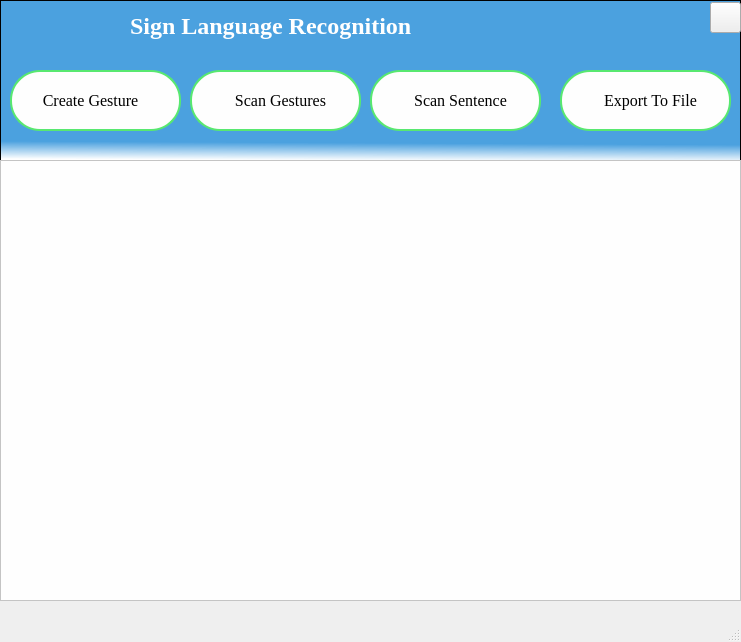
<?xml version="1.0" encoding="UTF-8"?>
<ui version="4.0">
 <class>MainWindow</class>
 <widget class="QMainWindow" name="MainWindow">
  <property name="geometry">
   <rect>
    <x>0</x>
    <y>0</y>
    <width>741</width>
    <height>642</height>
   </rect>
  </property>
  <property name="windowTitle">
   <string>MainWindow</string>
  </property>
  <widget class="QWidget" name="centralwidget">
   <widget class="QGraphicsView" name="graphicsView_2">
    <property name="geometry">
     <rect>
      <x>0</x>
      <y>0</y>
      <width>741</width>
      <height>161</height>
     </rect>
    </property>
    <property name="toolTip">
     <string>&lt;html&gt;&lt;head/&gt;&lt;body&gt;&lt;p&gt;&lt;br/&gt;&lt;/p&gt;&lt;/body&gt;&lt;/html&gt;</string>
    </property>
    <property name="styleSheet">
     <string notr="true">background-color: qlineargradient(spread:pad, x1:0.543136, y1:0.074, x2:0.52, y2:1, stop:0.880682 rgba(75, 161, 223, 255), stop:1 rgba(255, 255, 255, 255));
</string>
    </property>
   </widget>
   <widget class="QLabel" name="label">
    <property name="geometry">
     <rect>
      <x>130</x>
      <y>10</y>
      <width>531</width>
      <height>31</height>
     </rect>
    </property>
    <property name="font">
     <font>
      <family>Times New Roman</family>
      <pointsize>18</pointsize>
      <weight>75</weight>
      <bold>true</bold>
     </font>
    </property>
    <property name="styleSheet">
     <string notr="true">color:white;</string>
    </property>
    <property name="text">
     <string>Sign Language Recognition</string>
    </property>
   </widget>
   <widget class="QLabel" name="label_3">
    <property name="geometry">
     <rect>
      <x>0</x>
      <y>160</y>
      <width>741</width>
      <height>431</height>
     </rect>
    </property>
    <property name="styleSheet">
     <string notr="true">
font-size: 20px;
color:white;
</string>
    </property>
    <property name="text">
     <string/>
    </property>
   </widget>
   <widget class="QGraphicsView" name="graphicsView">
    <property name="geometry">
     <rect>
      <x>0</x>
      <y>160</y>
      <width>741</width>
      <height>441</height>
     </rect>
    </property>
    <property name="styleSheet">
     <string notr="true">background-color:#fefefe;
</string>
    </property>
   </widget>
   <widget class="QPushButton" name="create">
    <property name="geometry">
     <rect>
      <x>10</x>
      <y>70</y>
      <width>171</width>
      <height>61</height>
     </rect>
    </property>
    <property name="font">
     <font>
      <family>TImes New Roman</family>
      <pointsize>12</pointsize>
      <weight>50</weight>
      <italic>false</italic>
      <bold>false</bold>
     </font>
    </property>
    <property name="layoutDirection">
     <enum>Qt::RightToLeft</enum>
    </property>
    <property name="styleSheet">
     <string notr="true">QPushButton#create{
padding-left:10px;
color:black;
background-color:#fefefe;
border: 2px solid #58e870; border-radius:30px;
font: 12pt &quot;TImes New Roman&quot;;
}
QPushButton#create:hover
{
   background-color:lightgreen;
	color:white;
}</string>
    </property>
    <property name="text">
     <string>Create Gesture</string>
    </property>
   </widget>
   <widget class="QPushButton" name="scan_sen">
    <property name="geometry">
     <rect>
      <x>370</x>
      <y>70</y>
      <width>171</width>
      <height>61</height>
     </rect>
    </property>
    <property name="font">
     <font>
      <family>TImes New Roman</family>
      <pointsize>12</pointsize>
      <weight>50</weight>
      <italic>false</italic>
      <bold>false</bold>
     </font>
    </property>
    <property name="styleSheet">
     <string notr="true">QPushButton#scan_sen{
padding-left:10px;
color:black;
background-color:#fefefe;
border: 2px solid #58e870; border-radius:30px;
font: 12pt &quot;TImes New Roman&quot;;
}
QPushButton#scan_sen:hover
{
   background-color:lightgreen;
	color:white;
}</string>
    </property>
    <property name="text">
     <string>Scan Sentence</string>
    </property>
   </widget>
   <widget class="QPushButton" name="scan_sinlge">
    <property name="geometry">
     <rect>
      <x>190</x>
      <y>70</y>
      <width>171</width>
      <height>61</height>
     </rect>
    </property>
    <property name="font">
     <font>
      <family>TImes New Roman</family>
      <pointsize>12</pointsize>
      <weight>50</weight>
      <italic>false</italic>
      <bold>false</bold>
     </font>
    </property>
    <property name="layoutDirection">
     <enum>Qt::LeftToRight</enum>
    </property>
    <property name="autoFillBackground">
     <bool>false</bool>
    </property>
    <property name="styleSheet">
     <string notr="true">QPushButton#scan_sinlge{
padding-left:10px;
color:black;
background-color:#fefefe;
border: 2px solid #58e870; border-radius:30px;
font: 12pt &quot;TImes New Roman&quot;;
}
QPushButton#scan_sinlge:hover
{
   background-color:lightgreen;
	color:white;
}</string>
    </property>
    <property name="text">
     <string>Scan Gestures</string>
    </property>
   </widget>
   <widget class="QPushButton" name="exp2">
    <property name="geometry">
     <rect>
      <x>560</x>
      <y>70</y>
      <width>171</width>
      <height>61</height>
     </rect>
    </property>
    <property name="font">
     <font>
      <family>TImes New Roman</family>
      <pointsize>12</pointsize>
      <weight>50</weight>
      <italic>false</italic>
      <bold>false</bold>
     </font>
    </property>
    <property name="styleSheet">
     <string notr="true">QPushButton#exp2{
padding-left:10px;
color:black;
background-color:#fefefe;
border: 2px solid #58e870; border-radius:30px;
font: 12pt &quot;TImes New Roman&quot;;
}
QPushButton#exp2:hover
{
   background-color:lightgreen;
	color:white;
}</string>
    </property>
    <property name="text">
     <string>Export To File</string>
    </property>
    <property name="checkable">
     <bool>false</bool>
    </property>
    <property name="autoRepeat">
     <bool>false</bool>
    </property>
    <property name="autoExclusive">
     <bool>false</bool>
    </property>
    <property name="autoDefault">
     <bool>false</bool>
    </property>
    <property name="default">
     <bool>false</bool>
    </property>
    <property name="flat">
     <bool>false</bool>
    </property>
   </widget>
   <widget class="QPushButton" name="exit_button">
    <property name="geometry">
     <rect>
      <x>710</x>
      <y>2</y>
      <width>31</width>
      <height>31</height>
     </rect>
    </property>
    <property name="styleSheet">
     <string notr="true">QPushButton#exit_button{
background-image:url(&quot;icons/quit.png&quot;);
background-repeat:none;
}</string>
    </property>
    <property name="text">
     <string/>
    </property>
   </widget>
  </widget>
  <widget class="QMenuBar" name="menubar">
   <property name="geometry">
    <rect>
     <x>0</x>
     <y>0</y>
     <width>741</width>
     <height>21</height>
    </rect>
   </property>
  </widget>
  <widget class="QStatusBar" name="statusbar"/>
 </widget>
 <resources/>
 <connections/>
</ui>
